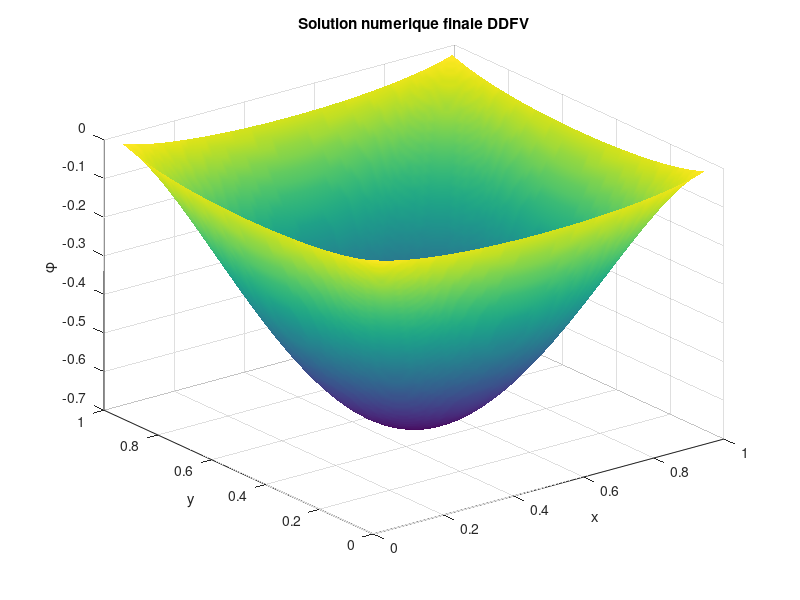

Write MATLAB code to recreate this figure.
% Implementation DDFVM pour l'?quation de Darcy
clear all; clc;

%% Param?tres du probl?me
h = 0.05;  % taille de maille
N = 1/h;   % nombre de cellules par dimension

% Tenseur de perm?abilit? anisotrope
D = [1, 0; 0, 1];

%% G?n?ration des grilles
% Grille primale (centres)
[xp, yp] = meshgrid(h/2:h:1-h/2, h/2:h:1-h/2);
% Grille duale (sommets)  
[xd, yd] = meshgrid(0:h:1, 0:h:1);

% Conversion en vecteurs
xp = xp(:); yp = yp(:);
xd = xd(:); yd = yd(:);

%% Dimensions
n_prim = length(xp);    % N^2 points primaux
n_dual = length(xd);    % (N+1)^2 points duaux  
total_dof = n_prim + n_dual;

%% Initialisation du syst?me global
A_global = zeros(total_dof);
F_global = zeros(total_dof, 1);

%% Fonction source
f_source = @(x,y) -10; %% Injection



%% ASSEMBLAGE DES EQUATIONS PRIMALES
for i = 1:N
    for j = 1:N
        % Index global du point primal courant
        idx_current = (j-1)*N + i;
        
        % Coefficients alpha (simplifi?s - tenseur constant)
        D_ij = D; D_ip1j = D; D_im1j = D; D_ijp1 = D; D_ijm1 = D;
        
        % Calcul des coefficients alpha selon formules pages 29-30
        alpha_center = 2*D_ij(2,2)*D_ijp1(2,2)/(D_ij(2,2)+D_ijp1(2,2)) + ...
                       2*D_ij(2,2)*D_ijm1(2,2)/(D_ij(2,2)+D_ijm1(2,2)) + ...
                       2*D_ij(1,1)*D_im1j(1,1)/(D_ij(1,1)+D_im1j(1,1)) + ...
                       2*D_ij(1,1)*D_ip1j(1,1)/(D_ij(1,1)+D_ip1j(1,1));
        
        alpha_north = -2*D_ij(2,2)*D_ijp1(2,2)/(D_ij(2,2)+D_ijp1(2,2));
        alpha_south = -2*D_ij(2,2)*D_ijm1(2,2)/(D_ij(2,2)+D_ijm1(2,2));
        alpha_east = -2*D_ij(1,1)*D_ip1j(1,1)/(D_ij(1,1)+D_ip1j(1,1));
        alpha_west = -2*D_ij(1,1)*D_im1j(1,1)/(D_ij(1,1)+D_im1j(1,1));
        
        alpha_ne = -(D_ij(2,2)*D_ijp1(2,1) + D_ijp1(2,2)*D_ij(2,1))/(D_ij(2,2)+D_ijp1(2,2)) - ...
                   (D_ij(1,1)*D_ip1j(1,2) + D_ip1j(1,1)*D_ij(1,2))/(D_ij(1,1)+D_ip1j(1,1));
        
        alpha_nw = (D_ij(2,2)*D_ijp1(2,1) + D_ijp1(2,2)*D_ij(2,1))/(D_ij(2,2)+D_ijp1(2,2)) + ...
                   (D_ij(1,1)*D_im1j(1,2) + D_im1j(1,1)*D_ij(1,2))/(D_ij(1,1)+D_im1j(1,1));
        
        alpha_se = (D_ij(2,2)*D_ijm1(2,1) + D_ijm1(2,2)*D_ij(2,1))/(D_ij(2,2)+D_ijm1(2,2)) + ...
                   (D_ij(1,1)*D_ip1j(1,2) + D_ip1j(1,1)*D_ij(1,2))/(D_ij(1,1)+D_ip1j(1,1));
        
        alpha_sw = -(D_ij(2,2)*D_ijm1(2,1) + D_ijm1(2,2)*D_ij(2,1))/(D_ij(2,2)+D_ijm1(2,2)) - ...
                   (D_ij(1,1)*D_im1j(1,2) + D_im1j(1,1)*D_ij(1,2))/(D_ij(1,1)+D_im1j(1,1));
        
        % Terme diagonal
        A_global(idx_current, idx_current) = alpha_center;
        
        % Voisins primaux NORD
        if j < N
            idx_north = (j)*N + i;
            A_global(idx_current, idx_north) = alpha_north;
        end
        
        % Voisins primaux SUD
        if j > 1
            idx_south = (j-2)*N + i;
            A_global(idx_current, idx_south) = alpha_south;
        end
        
        % Voisins primaux EST
        if i < N
            idx_east = (j-1)*N + (i+1);
            A_global(idx_current, idx_east) = alpha_east;
        end
        
        % Voisins primaux OUEST
        if i > 1
            idx_west = (j-1)*N + (i-1);
            A_global(idx_current, idx_west) = alpha_west;
        end
        
        % Voisins duaux NORD-EST
        if i < N && j < N
            idx_ne = n_prim + (j)*(N+1) + (i+1);
            A_global(idx_current, idx_ne) = alpha_ne;
        end
        
        % Voisins duaux NORD-OUEST
        if i > 1 && j < N
            idx_nw = n_prim + (j)*(N+1) + i;
            A_global(idx_current, idx_nw) = alpha_nw;
        end
        
        % Voisins duaux SUD-EST
        if i < N && j > 1
            idx_se = n_prim + (j-1)*(N+1) + (i+1);
            A_global(idx_current, idx_se) = alpha_se;
        end
        
        % Voisins duaux SUD-OUEST
        if i > 1 && j > 1
            idx_sw = n_prim + (j-1)*(N+1) + i;
            A_global(idx_current, idx_sw) = alpha_sw;
        end
        
        % Terme source
        x_coord = (i-0.5)*h;
        y_coord = (j-0.5)*h;
        F_global(idx_current) = h^2 * f_source(x_coord, y_coord);
    end
end

%% ASSEMBLAGE DES EQUATIONS DUALES
for i = 0:N
    for j = 0:N
        % Index global du point dual courant
        idx_current_dual = n_prim + j*(N+1) + i + 1;
        
        % ?quations duales seulement pour l'int?rieur
        if i > 0 && i < N && j > 0 && j < N
            % Coefficients beta (simplifi?s)
            D_ij = D; D_ip1j = D; D_im1j = D; D_ijp1 = D; D_ijm1 = D;
            D_ip1jp1 = D;
            
            % Coefficient diagonal beta (formule page 31)
            beta_center = (D_ijp1(2,2) + D_ip1jp1(2,2))/2 - ...
                         (D_ip1jp1(1,2) - D_ijp1(1,2))^2/(2*(D_ijp1(1,1) + D_ip1jp1(1,1))) + ...
                         (D_ij(2,2) + D_ip1j(2,2))/2 - ...
                         (D_ip1j(1,2) - D_ij(1,2))^2/(2*(D_ij(1,1) + D_ip1j(1,1))) + ...
                         (D_ip1jp1(1,1) + D_ip1j(1,1))/2 - ...
                         (D_ip1jp1(2,1) - D_ip1j(2,1))^2/(2*(D_ip1jp1(2,2) + D_ip1j(2,2))) + ...
                         (D_ij(1,1) + D_ijp1(1,1))/2 - ...
                         (D_ijp1(2,1) - D_ij(2,1))^2/(2*(D_ijp1(2,2) + D_ij(2,2)));
            
            A_global(idx_current_dual, idx_current_dual) = beta_center;
            
            % Voisins duaux NORD
            if j < N-1
                idx_dual_north = n_prim + (j+1)*(N+1) + i + 1;
                beta_north = -(D_ijp1(2,2) + D_ip1jp1(2,2))/2 + ...
                            (D_ip1jp1(1,2) - D_ijp1(1,2))^2/(2*(D_ijp1(1,1) + D_ip1jp1(1,1)));
                A_global(idx_current_dual, idx_dual_north) = beta_north;
            end
            
            % Voisins duaux SUD
            if j > 1
                idx_dual_south = n_prim + (j-1)*(N+1) + i + 1;
                beta_south = -(D_ij(2,2) + D_ip1j(2,2))/2 + ...
                            (D_ip1j(1,2) - D_ij(1,2))^2/(2*(D_ij(1,1) + D_ip1j(1,1)));
                A_global(idx_current_dual, idx_dual_south) = beta_south;
            end
            
            % Voisins duaux EST
            if i < N-1
                idx_dual_east = n_prim + j*(N+1) + i + 2;
                beta_east = -(D_ip1jp1(1,1) + D_ip1j(1,1))/2 + ...
                           (D_ip1jp1(2,1) - D_ip1j(2,1))^2/(2*(D_ip1jp1(2,2) + D_ip1j(2,2)));
                A_global(idx_current_dual, idx_dual_east) = beta_east;
            end
            
            % Voisins duaux OUEST
            if i > 1
                idx_dual_west = n_prim + j*(N+1) + i;
                beta_west = -(D_ij(1,1) + D_ijp1(1,1))/2 + ...
                           (D_ijp1(2,1) - D_ij(2,1))^2/(2*(D_ijp1(2,2) + D_ij(2,2)));
                A_global(idx_current_dual, idx_dual_west) = beta_west;
            end
            
            % Voisins primaux connect?s (formules pages 33-34)
            % Point (i,j)
            if i >= 1 && i <= N && j >= 1 && j <= N
                idx_prim_ij = (j-1)*N + i;
                beta_ij = -(D_ip1j(1,1)*D_ij(2,1) + D_ij(1,1)*D_ip1j(2,1))/(D_ij(1,1) + D_ip1j(1,1)) - ...
                          (D_ijp1(2,2)*D_ij(1,2) + D_ij(2,2)*D_ijp1(1,2))/(D_ij(2,2) + D_ijp1(2,2));
                A_global(idx_current_dual, idx_prim_ij) = beta_ij;
            end
            
            % Point (i,j+1)
            if i >= 1 && i <= N && j+1 >= 1 && j+1 <= N
                idx_prim_ijp1 = (j)*N + i;
                beta_ijp1 = (D_ijp1(1,1)*D_ip1jp1(2,1) + D_ip1jp1(1,1)*D_ijp1(2,1))/(D_ijp1(1,1) + D_ip1jp1(1,1)) + ...
                            (D_ijp1(2,2)*D_ij(1,2) + D_ij(2,2)*D_ijp1(1,2))/(D_ij(2,2) + D_ijp1(2,2));
                A_global(idx_current_dual, idx_prim_ijp1) = beta_ijp1;
            end
            
            % Point (i+1,j)
            if i+1 >= 1 && i+1 <= N && j >= 1 && j <= N
                idx_prim_ip1j = (j-1)*N + (i+1);
                beta_ip1j = (D_ip1j(1,1)*D_ij(2,1) + D_ij(1,1)*D_ip1j(2,1))/(D_ij(1,1) + D_ip1j(1,1)) + ...
                           (D_ip1j(2,2)*D_ip1jp1(1,2) + D_ip1jp1(2,2)*D_ip1j(2,1))/(D_ip1j(2,2) + D_ip1jp1(2,2));
                A_global(idx_current_dual, idx_prim_ip1j) = beta_ip1j;
            end
            
            % Point (i+1,j+1)
            if i+1 >= 1 && i+1 <= N && j+1 >= 1 && j+1 <= N
                idx_prim_ip1jp1 = (j)*N + (i+1);
                beta_ip1jp1 = -(D_ijp1(1,1)*D_ip1jp1(2,1) + D_ip1jp1(1,1)*D_ijp1(2,1))/(D_ijp1(1,1) + D_ip1jp1(1,1)) - ...
                              (D_ip1j(2,2)*D_ip1jp1(1,2) + D_ip1jp1(2,2)*D_ip1j(2,1))/(D_ip1j(2,2) + D_ip1jp1(2,2));
                A_global(idx_current_dual, idx_prim_ip1jp1) = beta_ip1jp1;
            end
            
            % Terme source dual
            x_coord_dual = i*h;
            y_coord_dual = j*h;
            F_global(idx_current_dual) = h^2 * f_source(x_coord_dual, y_coord_dual);
        end
    end
end

%% APPLICATION DES CONDITIONS AUX LIMITES DIRICHLET
% Conditions Dirichlet homog?nes sur tous les bords

% Bords primaux (? = 0 sur ??)
for i = 1:N
    % Bord inf?rieur (j=1)
    idx_bottom = (1-1)*N + i;
    A_global(idx_bottom, :) = 0;
    A_global(idx_bottom, idx_bottom) = 1;
    F_global(idx_bottom) = 0;
    
    % Bord sup?rieur (j=N)
    idx_top = (N-1)*N + i;
    A_global(idx_top, :) = 0;
    A_global(idx_top, idx_top) = 1;
    F_global(idx_top) = 0;
end

for j = 1:N
    % Bord gauche (i=1)
    idx_left = (j-1)*N + 1;
    A_global(idx_left, :) = 0;
    A_global(idx_left, idx_left) = 1;
    F_global(idx_left) = 0;
    
    % Bord droit (i=N)
    idx_right = (j-1)*N + N;
    A_global(idx_right, :) = 0;
    A_global(idx_right, idx_right) = 1;
    F_global(idx_right) = 0;
end

% Bords duaux (? = 0 sur ??)
for i = 0:N
    % Bord inf?rieur dual (j=0)
    idx_dual_bottom = n_prim + 0*(N+1) + i + 1;
    A_global(idx_dual_bottom, :)=0;
    A_global(idx_dual_bottom, idx_dual_bottom) = 1;
    F_global(idx_dual_bottom) = 0;
    
    % Bord sup?rieur dual (j=N)
    idx_dual_top = n_prim + N*(N+1) + i + 1;
    A_global(idx_dual_top, :) = 0;
    A_global(idx_dual_top, idx_dual_top) = 1;
    F_global(idx_dual_top) = 0;
end

for j = 0:N
    % Bord gauche dual (i=0)
    idx_dual_left = n_prim + j*(N+1) + 0 + 1;
    A_global(idx_dual_left, :) = 0;
    A_global(idx_dual_left, idx_dual_left) = 1;
    F_global(idx_dual_left) = 0;
    
    % Bord droit dual (i=N)
    idx_dual_right = n_prim + j*(N+1) + N + 1;
    A_global(idx_dual_right, :) = 0;
    A_global(idx_dual_right, idx_dual_right) = 1;
    F_global(idx_dual_right) = 0;
end

%% RESOLUTION DU SYSTEME LINEAIRE
fprintf('R?solution du syst?me DDFV...\n');
fprintf('Taille du syst?me: %d x %d\n', total_dof, total_dof);
fprintf('Nombre de points primaux: %d\n', n_prim);
fprintf('Nombre de points duaux: %d\n', n_dual);

% V?rification que la matrice n'est pas singuli?re
if rank(A_global) < total_dof
    warning('La matrice est singuli?re ou mal conditionn?e');
end

% R?solution
phi_solution = A_global \ F_global;

% Extraction des solutions primale et duale
phi_prim = phi_solution(1:n_prim);
phi_dual = phi_solution(n_prim+1:end);

% Reformater les coordonn?es primales et duales en matrices
Xp = reshape(xp, N, N);
Yp = reshape(yp, N, N);
PhiP = reshape(phi_prim, N, N);

Xd = reshape(xd, N+1, N+1);
Yd = reshape(yd, N+1, N+1);
PhiD = reshape(phi_dual, N+1, N+1);

% Cr?er une grille fine pour interpolation
[Xplot, Yplot] = meshgrid(linspace(0,1,100), linspace(0,1,100));

% Interpoler la solution primale num?rique sur la grille fine
Ui_prim = interp2(Xp, Yp, PhiP, Xplot, Yplot, 'linear');

% Interpoler la solution duale num?rique sur la grille fine
Ui_dual = interp2(Xd, Yd, PhiD, Xplot, Yplot, 'linear');

% Moyenne pond?r?e des interpolations num?riques
Ui_final = (Ui_prim + Ui_dual)/2;


% Trac? solution num?rique finale
figure;
surf(Xplot, Yplot, Ui_final);
shading interp;
title('Solution numerique finale DDFV');
xlabel('x'); ylabel('y'); zlabel('\phi');
saveas(gcf, 'ma_figure_darcy_3D_DDFVM_production.png'); 
colorbar;
view(3);
